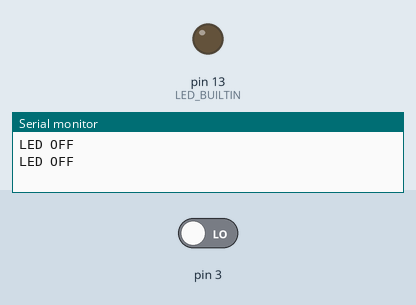
The sketch below on a simulated Arduino Uno, built with avr-gcc and run on an emulated ATmega328P. On the bench: output pins drawn as LEDs (lit = HIGH), the last lines printed to the serial monitor. The inputs (shaded band) are chosen by the test bench; at power-on: pin 3 LOW.

Above: at 1.2 s.
1.3 s: pin 3 driven HIGH
At 2.8 s:
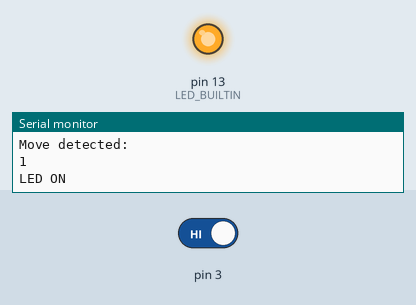
Timing chart, 0 to 4.5 s (numbered marks = the images above; inputs shaded):
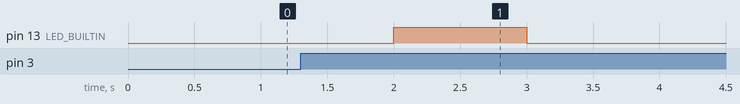

The sketch:

1.2p_sense_think_act_interrupt1.ino
```cpp
//global variable to store motion detection status
bool moveDetected = false;

void setup()
{
  //initialize Serial
  Serial.begin(9600);

  //pins for built-in LED as output and motion sensor as input
  pinMode(LED_BUILTIN, OUTPUT);
  pinMode(3, INPUT);

  //interrupt on digital pin 3 (RISING because we only want to interrupt on movement detected)
  attachInterrupt(digitalPinToInterrupt(3), motionDetectedSensor, RISING);
}

//function called by interrupt toggles flag
void motionDetectedSensor()
{
  //set the moveDetected flag to true when the interrupt is triggered (motion detected)
  moveDetected = true;
}

void loop()
{
  //if moveDetected is true, turn on the LED and print status to Serial Monitor
  if (moveDetected)
  {
    digitalWrite(LED_BUILTIN, HIGH);
    //print state of flag boolean and LED on notification
    Serial.println("Move detected: ");
    Serial.println(moveDetected);
    Serial.println("LED ON");
    // Reset the flag to false after processing
    moveDetected = false;

  }
  //if no motion detected, turn off the LED and print LED off to Serial Monitor
  else
  {
    digitalWrite(LED_BUILTIN, LOW);
    Serial.println("LED OFF");
  }

  delay(1000);
}
```

Measured:
- after the input at 1.3 s, pin 13 (LED_BUILTIN): LOW → HIGH after 0.70 s, → LOW 1.0 s later
